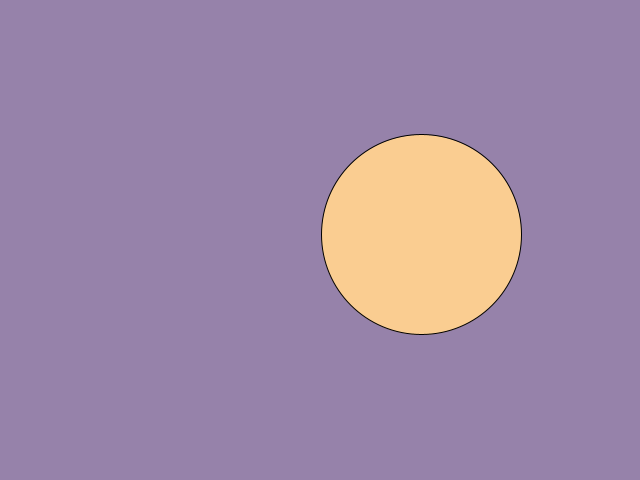
Frame 1 (no input)
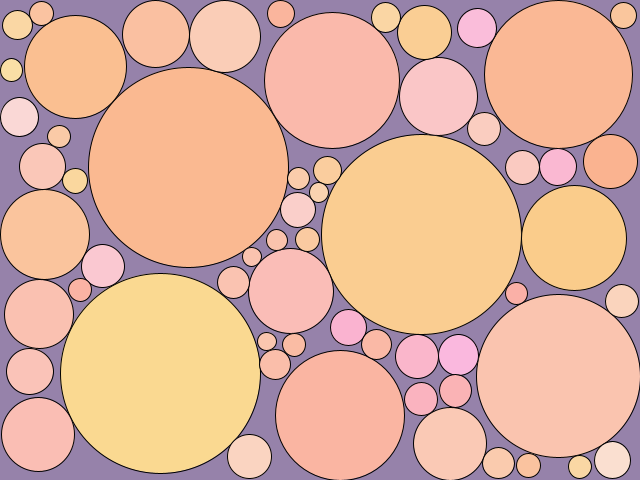
Frame 60 (the mouse pressed at the canvas centre just before this capture)
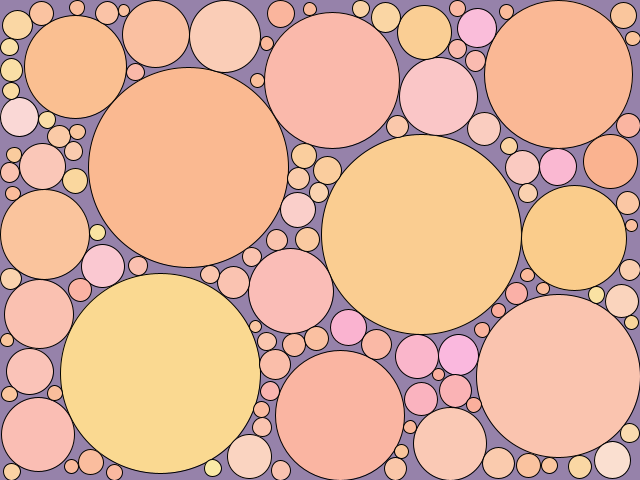
Frame 120 (the mouse held since frame 60 and released just before this capture)

The Processing sketch that drew these frames (run headless with seeded random() and noise(); from frame 60 on, the mouse is pressed at the canvas centre):

// Processing sketch: circle_packing_montecarlo_java
// ── circle_packing_montecarlo_java.pde
//////////////////////////////////////////
// "Circle Packing"                     //
// Exercise on page 177 of CCM          //
// demo code by Lingdong Huang          //
//////////////////////////////////////////

// this demo uses a Monte Carlo algorithm to
// optimize circle placement for maximum radii

int nProposals = 64;     // number of "proposals" for each iteration:
                         // pick the "best" circle among this number
                         // of candidates
float maxRadius = 100;   // maximum radius for each circle
boolean colorful = true; // paint circles with random colors?

// array for holding all the circles
ArrayList<Circle> circles = new ArrayList<Circle>();

// datastructure for a circle
class Circle implements Comparable<Circle>{
  float x, y, r;
  Circle(float _x, float _y, float _r){
    x = _x; y = _y; r = _r;
  }
  // for sorting circles by radius
  public int compareTo(Circle other) {
    return ((Float)r).compareTo((Float)other.r);
  }
}

// make a "proposal" for circle placement
Circle propose(){
  float x, y, r;
  
  // repeat until we have a circle with positive radius,
  // i.e. one that is not overlapping with anything
  do {
    x = random(width);
    y = random(height);
    // first, bound the radius with canvas borders
    r = min(maxRadius,min(min(x,width-x),min(y,height-y)));
    // then, bound the radius by computing distance to every other circle
    for (int i = 0; i < circles.size(); i++){
      float d = dist(x,y,circles.get(i).x,circles.get(i).y);
      r = min(r,d-circles.get(i).r);
      if (r<=0) break; // already invalid, give up early
    }
  } while (r <= 0);
  return new Circle(x,y,r);
}

// add a new circle by comparing a few proposals
float addCircle(){
  Circle[] proposals = new Circle[nProposals];
  for (int i = 0; i < nProposals; i++){
    proposals[i] = propose();
  }
  java.util.Arrays.sort(proposals);
  
  // we want the largest circle, which is
  // the last item in an array sorted ascendingly
  circles.add(proposals[nProposals-1]);
  return proposals[nProposals-1].r;
}

//--------------------------------------------

void setup(){
  size(640,480);
}

//--------------------------------------------

void draw(){
  if (colorful) background(150,130,170);
  stroke(0);

  if (addCircle()<=0.1){ 
    // even the best radius is small, so canvas 
    // is probably already full -- stop iterating
    noLoop();
  }
  
  // draw the circles
  
  for (int i = 0; i < circles.size(); i++){
    
    if (colorful) fill(250,
                       155+100*noise(circles.get(i).x*0.01,
                                     circles.get(i).y*0.01),
                       100+155*noise(circles.get(i).r*0.1));
         
    circle(circles.get(i).x,circles.get(i).y,circles.get(i).r*2);
  }
}
